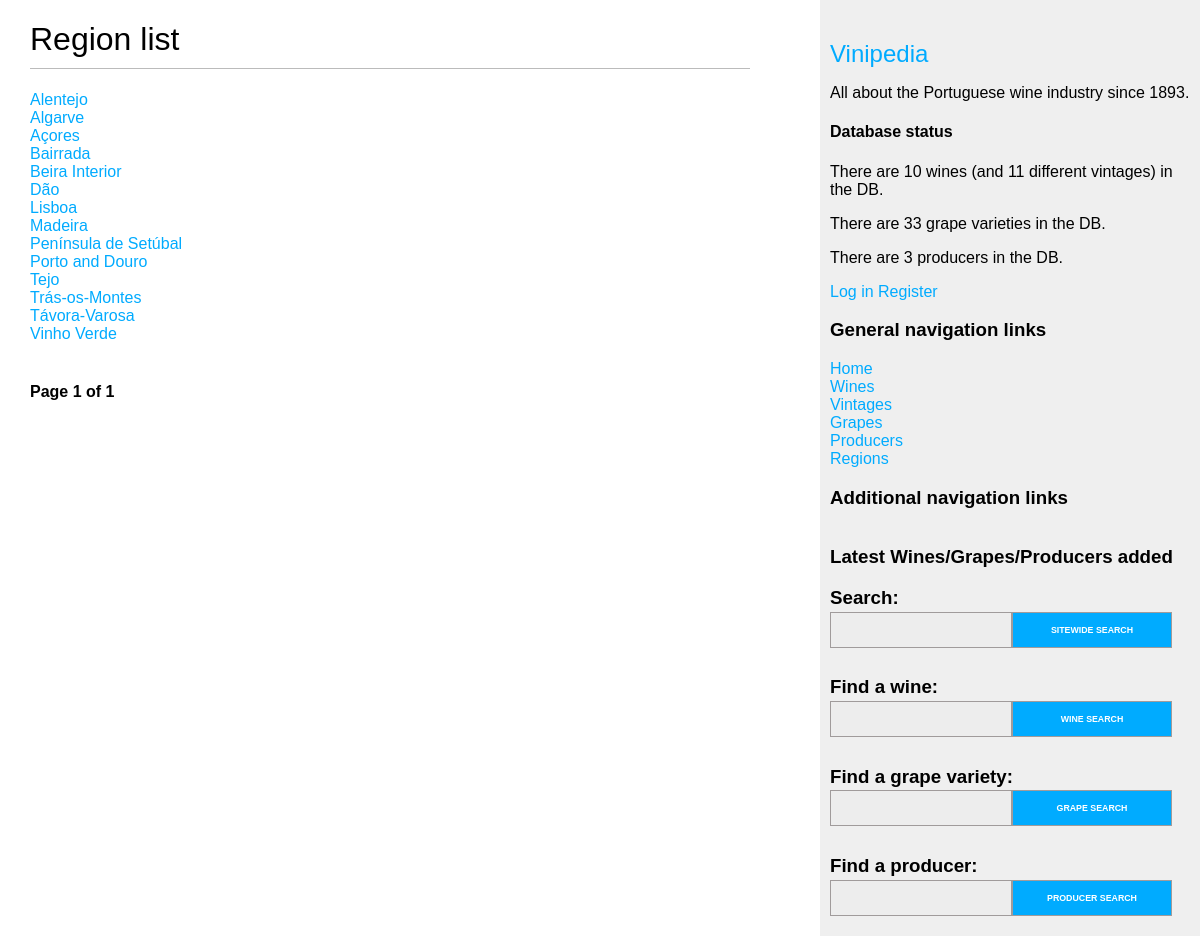
The app's page /regions/ with its own data.
### wines/models.py (models this page shows, shortened)
class Region(models.Model):
    name = models.CharField(max_length=100)
    country = models.ForeignKey(Country,
                                on_delete=models.CASCADE,
                                related_name='regions')
    description = models.TextField(blank=True)
    image = models.ImageField(upload_to='regions/%Y/%m/%d/', null=True, blank=True)
    class Meta:
        unique_together = (('name', 'country',),)
        ordering = ('name',)
    def get_absolute_url(self):
        return reverse('wines:region_detail',
                       args=[self.id])

### wines/views.py (the view)
# urls.py: path('regions/', views.region_list, name='region_list'),
def region_list(request):
    object_list = Region.objects.all()
    paginator = Paginator(object_list, 20)
    regions = paginator_helper(request, paginator)
    return render(request,
                  'wines/region/list.html',
                  {'regions': regions})

### wines/forms.py
class SearchForm(forms.Form):
    query = forms.CharField(max_length=100, label='')

### wines/templatetags/wine_tags.py (called while the page is built)
@register.simple_tag
def total_wines_registered():
    return Wine.objects.count()

@register.simple_tag
def total_vintages_registered():
    return Vintage.objects.count()

@register.simple_tag
def total_grapes_registered():
    return Grape.objects.count()

@register.simple_tag
def total_producers_registered():
    return Producer.objects.count()

@register.inclusion_tag('wines/search_bar.html')
def show_sitewide_search_form():
    search_form = SearchForm()
    return {"search_form": search_form}

@register.inclusion_tag('wines/wine/search_bar.html')
def show_wines_search_form():
    search_form = SearchForm()
    return {"search_form": search_form}

@register.inclusion_tag('wines/grape/search_bar.html')
def show_grapes_search_form():
    search_form = SearchForm()
    return {"search_form": search_form}

@register.inclusion_tag('wines/producer/search_bar.html')
def show_producers_search_form():
    search_form = SearchForm()
    return {"search_form": search_form}

### wines/utils.py (called while the page is built)
def paginator_helper(request, paginator):
    page = request.GET.get('page')
    try:
        objects = paginator.page(page)
    except PageNotAnInteger:
        objects = paginator.page(1)
    except EmptyPage:
        objects = paginator.page(paginator.num_pages)
    return objects

### wines/templates/wines/region/list.html (shortened to what this page needs)
{% extends "wines/base.html" %}
{% block content %}
<h1>Region list</h1>
{% for region in regions %}
<div>
  <a href="{{ region.get_absolute_url }}">
    {{ region.name }}
  </a>
</div>
{% empty %}
<p>
  There are no regions in the DB yet.
</p>
{% endfor %}
{% if regions %}
    {% include "pagination.html" with page=regions %}
{% endif %}
{% endblock %}

### wines/static/css/wines.css (style rules this page uses)
body { margin:0; padding:0; font-family:helvetica, sans-serif; }
a { color:#00abff; text-decoration:none; }
h1 { font-weight:normal; border-bottom:1px solid #bbb; padding:0 0 10px 0; }
input, textarea { clear:both; float:left; margin:0 0 10px; background:#dcdcdc; border:0; padding:6px 10px; font-size:12px; }
#sidebar input, #sidebar textarea { clear: both; float: left; margin: 0 0 10px; background: #ededed; border: 1px solid #a09b9b; padding: 6px 10px; font-size: 1.2rem; width: 10rem; }

### records on screen
Region: name "Alentejo"
Region: name "Algarve"
Region: name "Açores"
Region: name "Bairrada"
Region: name "Beira Interior"
Region: name "Dão"
Region: name "Lisboa"
Region: name "Madeira"
Region: name "Península de Setúbal"
Region: name "Porto and Douro"
Region: name "Tejo"
Region: name "Trás-os-Montes"
Region: name "Távora-Varosa"
Region: name "Vinho Verde"

### other values on screen
{{ page.number }} "1"
{{ page.paginator.num_pages }} "1"
